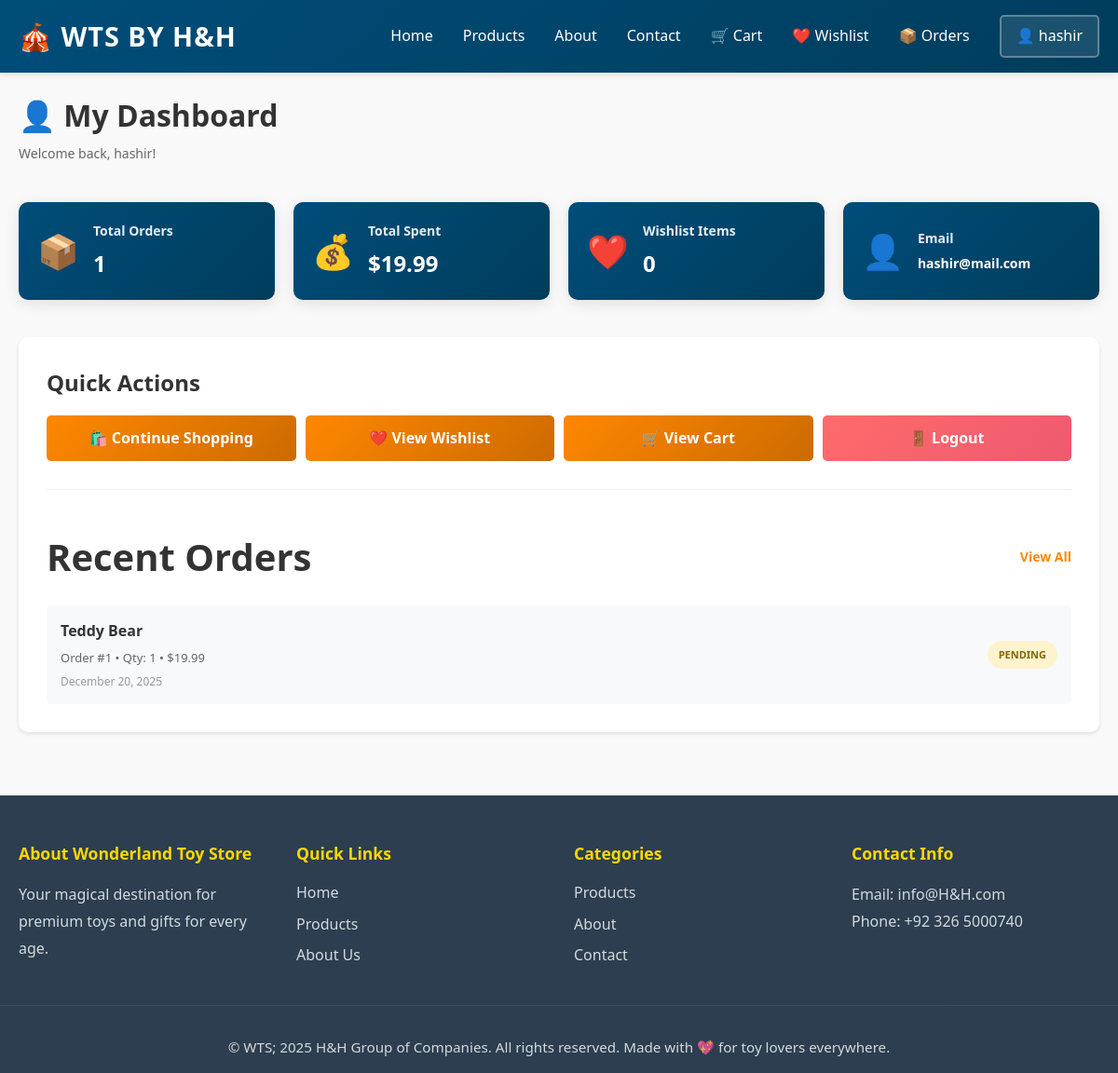
The page /dashboard (signed in) on the database as committed earlier.
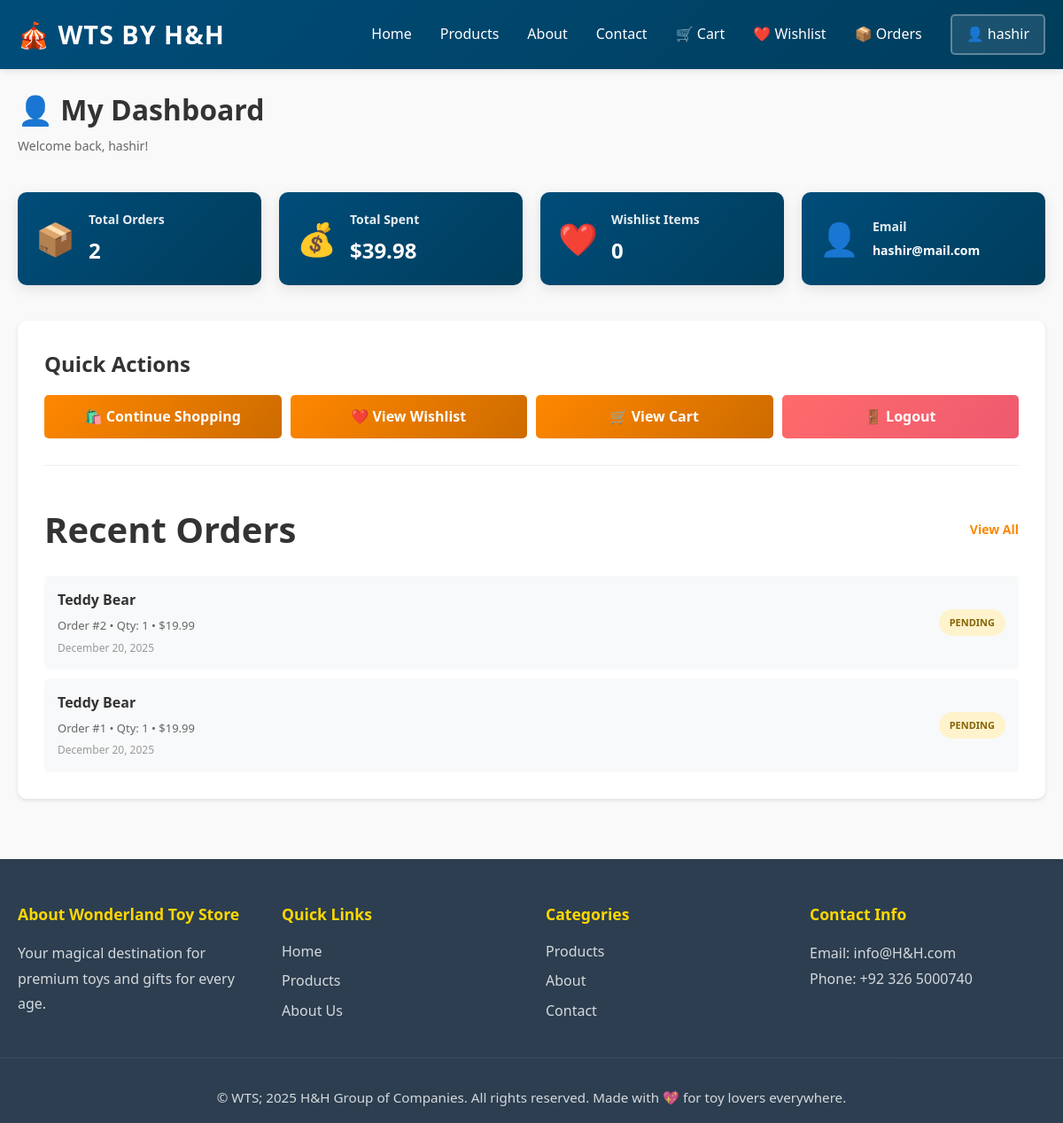
The same page on the database as committed later.
### app/models.py (models this page shows, shortened)
class Order(db.Model):
    __tablename__ = 'orders'
    STATUS_PENDING = 'pending'
    STATUS_PROCESSING = 'processing'
    STATUS_SHIPPED = 'shipped'
    STATUS_DELIVERED = 'delivered'
    STATUS_CANCELLED = 'cancelled'
    PAYMENT_CARD = 'card'
    PAYMENT_CASH_ON_DELIVERY = 'cash_on_delivery'
    PAYMENT_PAYPAL = 'paypal'
    PAYMENT_PENDING = 'pending'
    PAYMENT_COMPLETED = 'completed'
    PAYMENT_FAILED = 'failed'
    id = db.Column(db.Integer, primary_key=True)
    user_id = db.Column(db.Integer, db.ForeignKey('users.id'), nullable=False)
    product_id = db.Column(db.Integer, db.ForeignKey('products.id'), nullable=False)
    quantity = db.Column(db.Integer, default=1, nullable=False)
    total_price = db.Column(db.Float, nullable=False)
    status = db.Column(db.String(20), default=STATUS_PENDING)
    full_name = db.Column(db.String(200), nullable=True)
    email = db.Column(db.String(120), nullable=True)
    phone = db.Column(db.String(20), nullable=True)
    shipping_address = db.Column(db.Text)
    city = db.Column(db.String(100), nullable=True)
    state = db.Column(db.String(100), nullable=True)
    postal_code = db.Column(db.String(20), nullable=True)
    payment_method = db.Column(db.String(50), default=PAYMENT_CASH_ON_DELIVERY)
    payment_status = db.Column(db.String(20), default=PAYMENT_PENDING)
    tracking_number = db.Column(db.String(100), nullable=True)
    created_at = db.Column(db.DateTime, default=datetime.utcnow)
    updated_at = db.Column(db.DateTime, default=datetime.utcnow, onupdate=datetime.utcnow)

class Product(db.Model):
    __tablename__ = 'products'
    id = db.Column(db.Integer, primary_key=True)
    name = db.Column(db.String(120), nullable=False)
    price = db.Column(db.Float, nullable=False)
    description = db.Column(db.Text)
    stock = db.Column(db.Integer, default=0)
    category_id = db.Column(db.Integer, db.ForeignKey('categories.id'), nullable=True)
    image_filename = db.Column(db.String(255), nullable=True)
    created_at = db.Column(db.DateTime, default=datetime.utcnow)
    updated_at = db.Column(db.DateTime, default=datetime.utcnow, onupdate=datetime.utcnow)
    orders = db.relationship('Order', backref='product', lazy=True)
    cart_items = db.relationship('CartItem', backref='product', lazy=True)
    wishlist_items = db.relationship('Wishlist', backref='product', lazy=True, cascade='all, delete-orphan')

### app/routes.py (the view)
@main_bp.route('/dashboard')
@login_required
def dashboard():
    user_orders = Order.query.filter_by(user_id=current_user.id).order_by(Order.created_at.desc()).limit(5).all()
    wishlist_count = Wishlist.query.filter_by(user_id=current_user.id).count()
    total_spent = db.session.query(db.func.sum(Order.total_price)).filter_by(user_id=current_user.id).scalar() or 0
    orders_count = Order.query.filter_by(user_id=current_user.id).count()
    return render_template('dashboard.html',
                         title='My Dashboard',
                         user_orders=user_orders,
                         wishlist_count=wishlist_count,
                         total_spent=total_spent,
                         orders_count=orders_count)

### app/templates/dashboard.html (shortened to what this page needs)
{% extends "base.html" %}
{% block content %}
<div class="dashboard-container">
    <div class="dashboard-header">
        <h1>👤 My Dashboard</h1>
        <p class="user-info">Welcome back, {{ current_user.username }}!</p>
    </div>
    <div class="dashboard-grid">
        <div class="stats-card">
            <div class="stat-icon">📦</div>
            <div class="stat-content">
                <h3>Total Orders</h3>
                <p class="stat-value">{{ orders_count }}</p>
            </div>
        </div>
        <div class="stats-card">
            <div class="stat-icon">💰</div>
            <div class="stat-content">
                <h3>Total Spent</h3>
                <p class="stat-value">${{ "%.2f"|format(total_spent) }}</p>
            </div>
        </div>
        <div class="stats-card">
            <div class="stat-icon">❤️</div>
            <div class="stat-content">
                <h3>Wishlist Items</h3>
                <p class="stat-value">{{ wishlist_count }}</p>
            </div>
        </div>
        <div class="stats-card">
            <div class="stat-icon">👤</div>
            <div class="stat-content">
                <h3>Email</h3>
                <p class="stat-value" style="font-size: 14px;">{{ current_user.email }}</p>
            </div>
        </div>
    </div>
    <div class="dashboard-content">
        <div class="quick-actions">
            <h2>Quick Actions</h2>
            <div class="action-buttons">
                <a href="{{ url_for('main.products') }}" class="action-btn">🛍️ Continue Shopping</a>
                <a href="{{ url_for('main.view_wishlist') }}" class="action-btn">❤️ View Wishlist</a>
                <a href="{{ url_for('main.view_cart') }}" class="action-btn">🛒 View Cart</a>
                <a href="{{ url_for('main.logout') }}" class="action-btn logout-btn">🚪 Logout</a>
            </div>
        </div>
        <div class="recent-orders">
            <div class="section-header">
                <h2>Recent Orders</h2>
                <a href="{{ url_for('main.orders') }}" class="view-all">View All</a>
            </div>
            {% if user_orders %}
                <div class="orders-list">
                    {% for order in user_orders %}
                        <div class="order-item">
                            <div class="order-info">
                                <h4>{{ order.product.name }}</h4>
                                <p class="order-details">
                                    Order #{{ order.id }} • Qty: {{ order.quantity }} • ${{ "%.2f"|format(order.total_price) }}
                                </p>
                                <p class="order-date">{{ order.created_at.strftime('%B %d, %Y') }}</p>
                            </div>
                            <div class="order-status">
                                <span class="status-badge status-{{ order.status }}">{{ order.status.upper() }}</span>
                            </div>
                        </div>
                    {% endfor %}
                </div>
            {% else %}
                <div class="empty-state">
                    <p>No orders yet. <a href="{{ url_for('main.products') }}">Start shopping!</a></p>
                </div>
            {% endif %}
        </div>
    </div>
</div>
{% endblock %}

Rows that differ between the two databases and show on the page:
added Order: product.name "Teddy Bear", id "2", quantity "1", total_price "19.99", created_at "December 20, 2025", status "PENDING"
Other text that changed with them:
{{ orders_count }}: "1" → "2"
{{ "%.2f"|format(total_spent) }}: "19.99" → "39.98"
